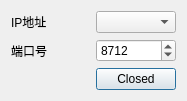
<?xml version="1.0" encoding="UTF-8"?>
<ui version="4.0">
 <class>SigTCPExport</class>
 <widget class="QDialog" name="SigTCPExport">
  <property name="geometry">
   <rect>
    <x>0</x>
    <y>0</y>
    <width>187</width>
    <height>96</height>
   </rect>
  </property>
  <property name="windowTitle">
   <string>Dialog</string>
  </property>
  <layout class="QVBoxLayout" name="verticalLayout">
   <item>
    <layout class="QGridLayout" name="gridLayout">
     <item row="1" column="1">
      <widget class="QSpinBox" name="m_spinBox_port">
       <property name="maximum">
        <number>65535</number>
       </property>
       <property name="value">
        <number>8712</number>
       </property>
      </widget>
     </item>
     <item row="0" column="1">
      <widget class="QComboBox" name="m_combobox_server_ip"/>
     </item>
     <item row="1" column="0">
      <widget class="QLabel" name="label_2">
       <property name="text">
        <string>端口号</string>
       </property>
      </widget>
     </item>
     <item row="0" column="0">
      <widget class="QLabel" name="label">
       <property name="text">
        <string>IP地址</string>
       </property>
      </widget>
     </item>
     <item row="2" column="1">
      <widget class="QPushButton" name="m_pushButton_tcp_export_enable">
       <property name="text">
        <string>Closed</string>
       </property>
      </widget>
     </item>
    </layout>
   </item>
  </layout>
 </widget>
 <resources/>
 <connections/>
</ui>
